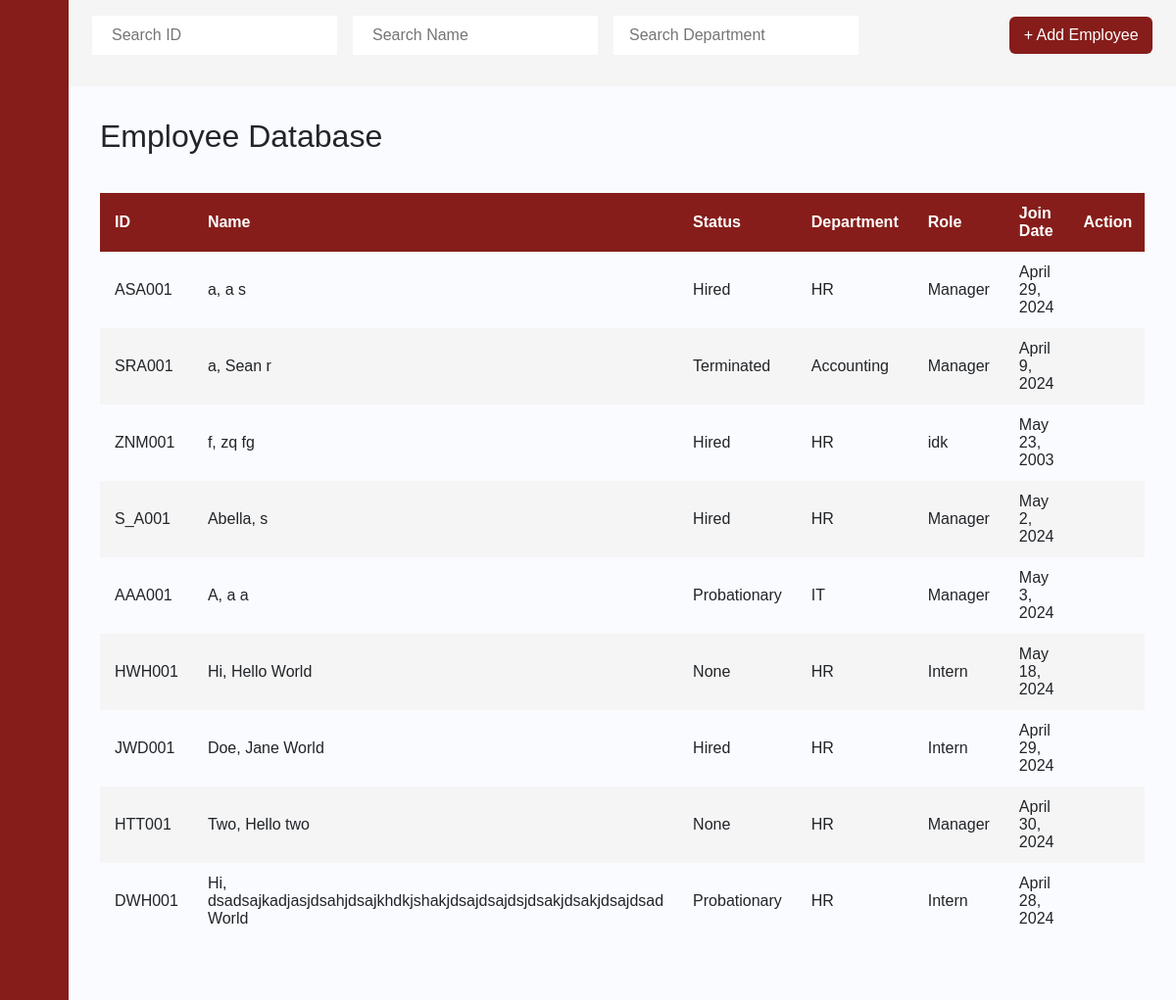
Page /employee_database/1/ on the committed database.
### payrollapp/models.py (models this page shows, shortened)
class Employee(models.Model):
    Last_name = models.CharField(max_length=255)
    First_name = models.CharField(max_length=255)
    Middle_name = models.CharField(max_length=255, blank=True, null=True)
    id_number = models.CharField(max_length=6, primary_key=True)
    Status  = models.CharField(max_length=255)
    Department  = models.CharField(max_length=255)
    Role   = models.CharField(max_length=255)
    Join_Date = models.DateField(blank=True, null=True)
    Phone_Number = models.CharField(max_length=255)
    Email = models.CharField(max_length=255)
    BankNumber = models.IntegerField()
    Salary   = models.FloatField()
    Vacation_Leaves = models.IntegerField()
    Sick_Leaves = models.IntegerField()

### payrollapp/views.py (the view)
# urls.py: path('employee_database/<int:UID>/', views.employee_database, name='employee_database'),
def employee_database(request, UID):
    a = Employee.objects.all()
    user = get_object_or_404(USER_ACCOUNT, pk=UID)
    return render(request, 'payrollapp/employee_database.html', {'user':user, 'a':a})

### payrollapp/templates/payrollapp/employee_database.html (shortened to what this page needs)
{% extends 'payrollapp/base.html' %}
{% load static %}
{% block content %}
<div class="main">
    <div class="dashboard-navbar">
        <form action="#">
          <div class="nav-search">
            <input type="text" class="search-query mr-3" placeholder="Search ID" onkeyup="searchID()" id="eID">
            <input type="text" class="search-query mr-3" placeholder="Search Name" onkeyup="searchName()" id="eName">
            <input type="text" class="search-query px-3" id="eDepa" placeholder="Search Department" onkeyup="searchDepartment()">
          </div>
        </form>
        <div class="navbar-content">
            <ul class="main-nav">
                <div class="nav-search">
                    <a href="{% url 'add_employee' UID=user.pk %}" class="btn">+ Add Employee</a>
                </div>
            </ul>
        </div>
    </div>
    <div class="content">
        <h2>Employee Database</h2>
        <div style="overflow-x:auto;">
            <table id="posts">
                <thead>
                    <tr>
                        <th style="width:10%">ID</th>
                        <th style="width:30%">Name</th>
                        <th style="width:10%">Status</th>
                        <th style="width:10%">Department</th>
                        <th style="width:10%">Role</th>
                        <th style="width:10%">Join Date</th>
                        <th style="width:10%">Action</th>
                    </tr>
                </thead>
                <tbody>
                {% for b in a %}
                    <tr>
                        <td> {{ b.id_number }} </td>
                        <td> {{ b.Last_name }}, {{ b.First_name }} {{ b.Middle_name }}</td>
                        <td> {{ b.Status }} </td>
                        <td> {{ b.Department }} </td>
                        <td> {{ b.Role }} </td>
                        <td> {{ b.Join_Date }} </td>
                        <td> <a class="btn" href="{% url 'employee_info' UID=user.pk EID=b.pk %}"></a></td>
                    </tr>
                {% endfor %}
                </tbody>
            </table>
        </div>
    </div>
</div>
{% endblock %}

### rows in the picture
Employee: id_number "ASA001", Last_name "a", First_name "a", Middle_name "s", Status "Hired", Department "HR", Role "Manager", Join_Date "April 29, 2024"
Employee: id_number "SRA001", Last_name "a", First_name "Sean", Middle_name "r", Status "Terminated", Department "Accounting", Role "Manager", Join_Date "April 9, 2024"
Employee: id_number "ZNM001", Last_name "f", First_name "zq", Middle_name "fg", Status "Hired", Department "HR", Role "idk", Join_Date "May 23, 2003"
Employee: id_number "S_A001", Last_name "Abella", First_name "s", Status "Hired", Department "HR", Role "Manager", Join_Date "May 2, 2024"
Employee: id_number "AAA001", Last_name "A", First_name "a", Middle_name "a", Status "Probationary", Department "IT", Role "Manager", Join_Date "May 3, 2024"
Employee: id_number "HWH001", Last_name "Hi", First_name "Hello", Middle_name "World", Status "None", Department "HR", Role "Intern", Join_Date "May 18, 2024"
Employee: id_number "JWD001", Last_name "Doe", First_name "Jane", Middle_name "World", Status "Hired", Department "HR", Role "Intern", Join_Date "April 29, 2024"
Employee: id_number "HTT001", Last_name "Two", First_name "Hello", Middle_name "two", Status "None", Department "HR", Role "Manager", Join_Date "April 30, 2024"
Employee: id_number "DWH001", Last_name "Hi", First_name "dsadsajkadjasjdsahjdsajkhdkjshakjdsajdsajdsjdsakjdsakjdsajdsad", Middle_name "World", Status "Probationary", Department "HR", Role "Intern", Join_Date "April 28, 2024"
